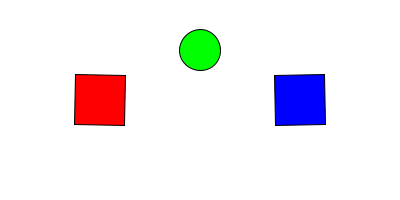
Frame 1 (no input)
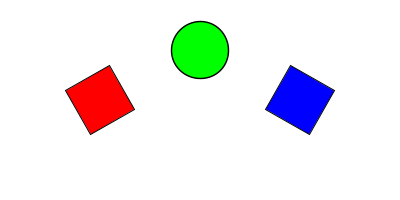
Frame 60 (the mouse pressed at the canvas centre just before this capture)
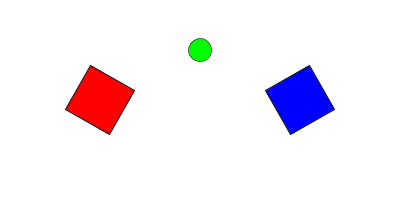
Frame 120 (the mouse held since frame 60 and released just before this capture)

The Processing sketch that drew these frames (run headless with seeded random() and noise(); from frame 60 on, the mouse is pressed at the canvas centre):

// Processing sketch: sketch_250430a
// ── sketch_250430a.pde
void setup() {
  size(400, 200);         // ウィンドウサイズを幅400、高さ200に設定
  rectMode(CENTER);       // 四角形の描画モードを中心基準に設定
}

void draw() {
  background(255);        // 背景を白にリセット（毎フレーム）

  // ----------- 赤い四角形を描画するブロック -----------
  pushMatrix();                    // 現在の座標変換状態を保存
  translate(100, 100);            // 座標系の原点を (100, 100) に移動
  rotate(radians(frameCount));    // 毎フレーム少しずつ回転（右回り）
  fill(255, 0, 0);                // 塗りつぶし色を赤に設定
  rect(0, 0, 50, 50);             // 原点 (0, 0) を中心に50x50の四角形を描画
  popMatrix();                    // 座標変換状態を元に戻す（次の描画に影響を残さない）

  // ----------- 青い四角形を描画するブロック -----------
  pushMatrix();                    // 座標変換の状態を再度保存（リセットされた状態から）
  translate(300, 100);            // 今度は (300, 100) に原点を移動
  rotate(radians(-frameCount));   // 毎フレーム反対方向に回転（左回り）
  fill(0, 0, 255);                // 塗りつぶし色を青に設定
  rect(0, 0, 50, 50);             // 原点 (0, 0) に四角形を描画
  popMatrix();                    // 座標変換を元に戻す

  // ----------- 緑の円を追加で描画するブロック -----------
  pushMatrix();                    // 座標変換状態を保存
  translate(200, 50);              // 円の描画位置に原点を移動
  float scaleFactor = 1 + 0.5 * sin(radians(frameCount * 2)); // 拡大縮小を追加
  scale(scaleFactor);              // 毎フレームサイズを変化させる
  fill(0, 255, 0);                 // 塗りつぶし色を緑に設定
  ellipse(0, 0, 40, 40);           // 40x40 の円を描画
  popMatrix();                    // 座標変換を元に戻す
}
